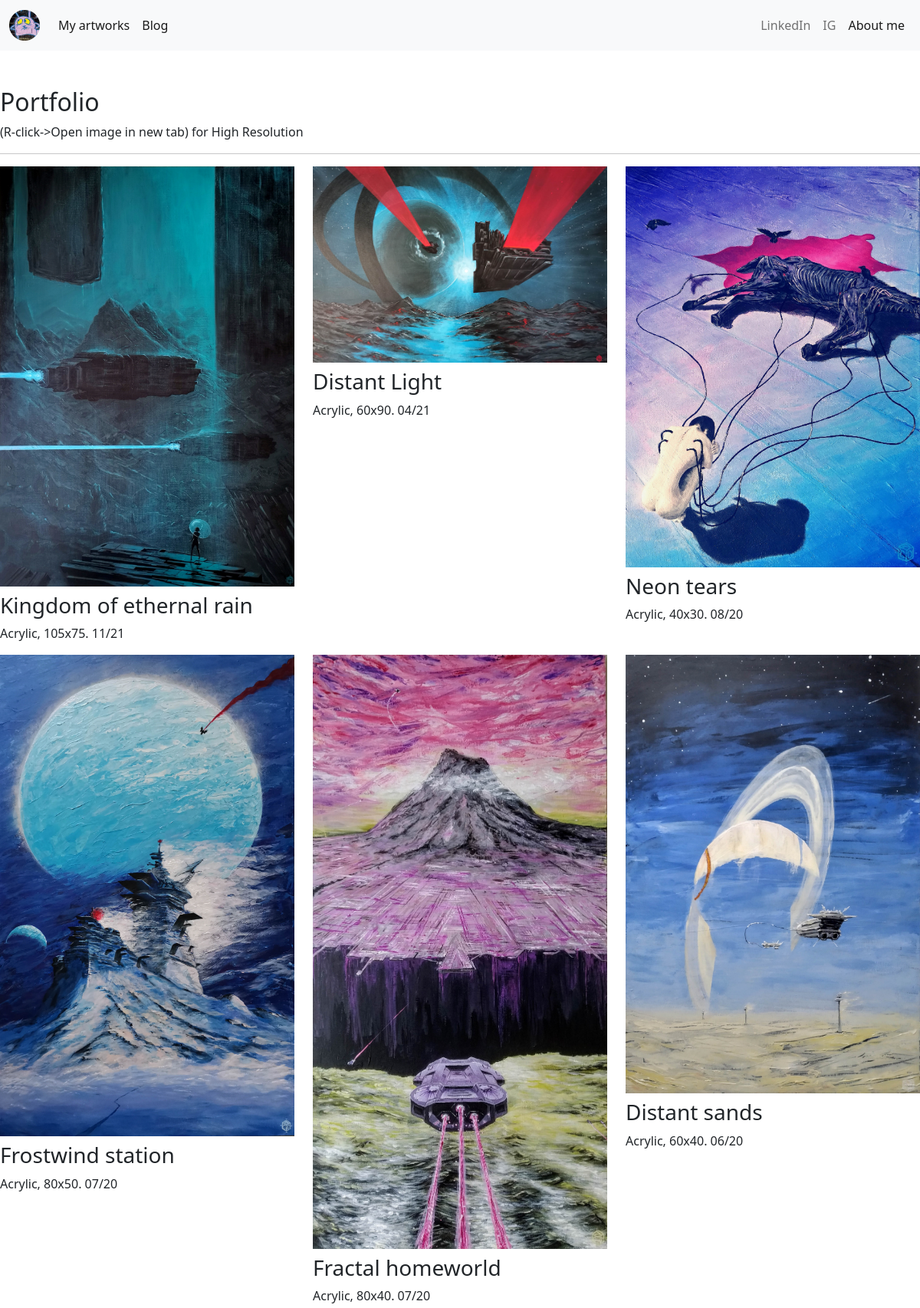
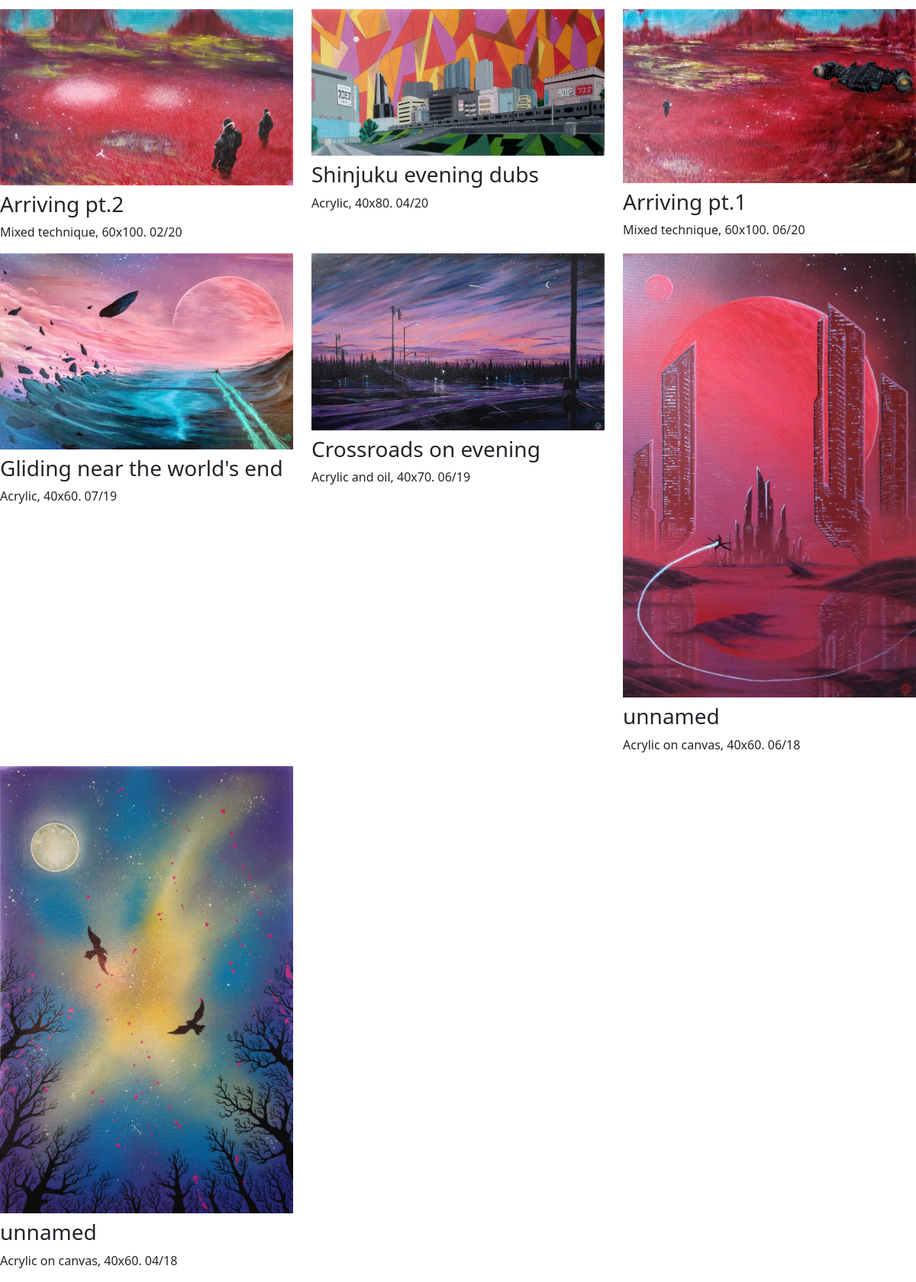
The app's page /artworks with its own data (2 pictures, top to bottom).
### portfolio/models.py (models this page shows, shortened)
class Artwork(models.Model):
    title = models.CharField(max_length=100)
    description = models.CharField(max_length=2500)
    image = models.ImageField(upload_to='portfolio/images/')
    url = models.URLField(blank=True)

### portfolio/views.py (the view)
# urls.py: path('artworks', views.artwork, name='artworks'),
def artwork(request):
    artworks = Artwork.objects.order_by('-id')
    return render(request, 'portfolio/artworks.html', {'artworks':artworks})

### portfolio/templates/portfolio/artworks.html
{% extends 'portfolio/base.html' %}
{% block content %}
<h2 class="mt-5">Portfolio</h2>
(R-click->Open image in new tab) for High Resolution
<br>
<hr>
<div class="row">
  {% for artwork in artworks %}
  <div class="col-lg-4 col-md-6">
    {% if artwork.url %}
    <a href="{{ artwork.url }}">
      <img src="{{ artwork.image.url }}" class="img-fluid mb-2">
    </a>
    {% else %}
    <img src="{{ artwork.image.url }}" class="img-fluid mb-2">
    {% endif %}
    <h3>{{ artwork.title }}</h3>
    <p>{{ artwork.description }}</p>
  </div>
  {% endfor %}
</div>
{% endblock %}

### records on screen
Artwork: image (picture), title "Kingdom of ethernal rain", description "Acrylic, 105x75. 11/21"
Artwork: image (picture), title "Distant Light", description "Acrylic, 60x90. 04/21"
Artwork: image (picture), title "Neon tears", description "Acrylic, 40x30. 08/20"
Artwork: image (picture), title "Frostwind station", description "Acrylic, 80x50. 07/20"
Artwork: image (picture), title "Fractal homeworld", description "Acrylic, 80x40. 07/20"
Artwork: image (picture), title "Distant sands", description "Acrylic, 60x40. 06/20"
Artwork: image (picture), title "Arriving pt.2", description "Mixed technique, 60x100. 02/20"
Artwork: image (picture), title "Shinjuku evening dubs", description "Acrylic, 40x80. 04/20"
Artwork: image (picture), title "Arriving pt.1", description "Mixed technique, 60x100. 06/20"
Artwork: image (picture), title "Gliding near the world's end", description "Acrylic, 40x60. 07/19"
Artwork: image (picture), title "Crossroads on evening", description "Acrylic and oil, 40x70. 06/19"
Artwork: image (picture), title "unnamed", description "Acrylic on canvas, 40x60. 06/18"
Artwork: image (picture), title "unnamed", description "Acrylic on canvas, 40x60. 04/18"
